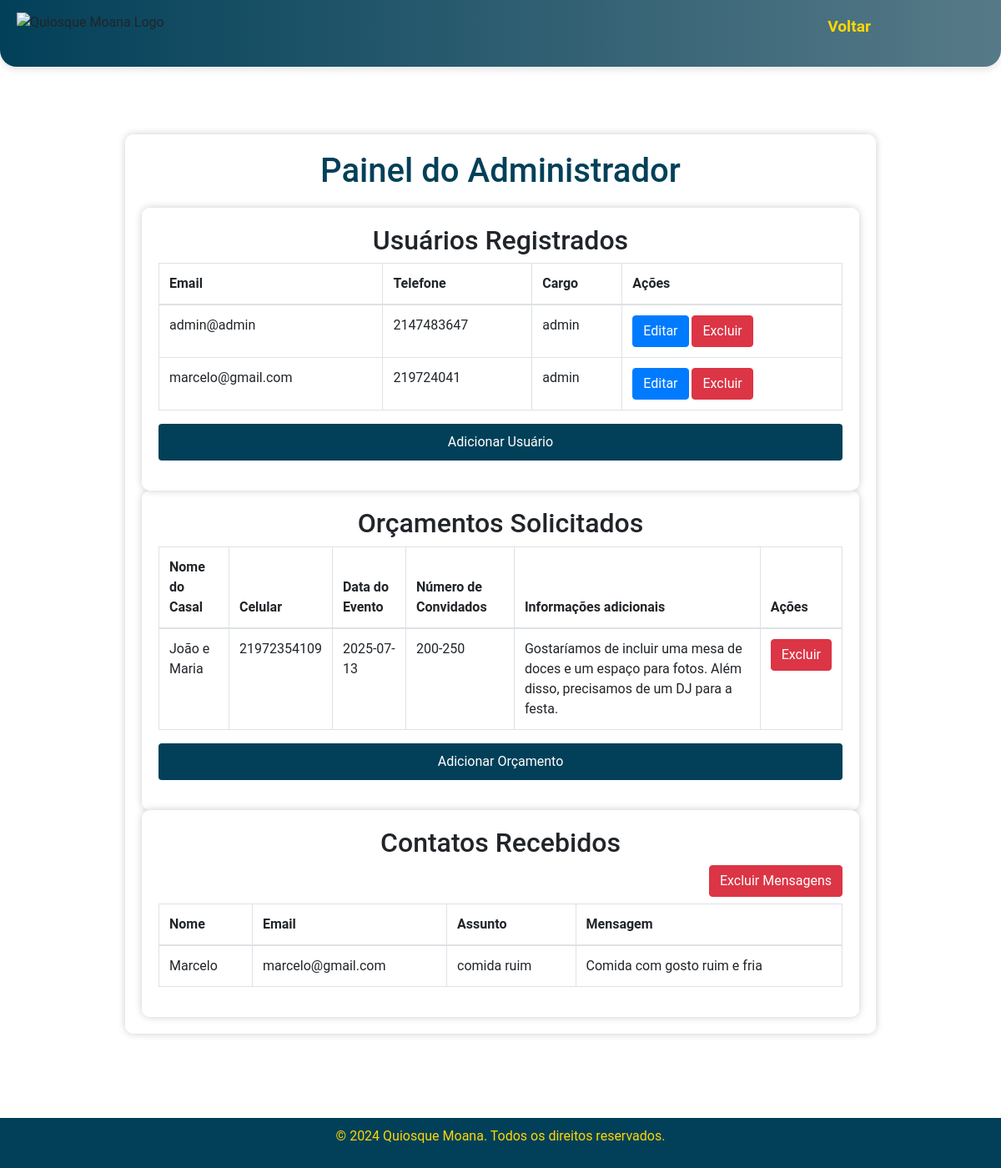
Page /admin.php (signed in) on the committed database.
### tables this page shows
CREATE TABLE `tbevento` (
  `nome_do_casal` varchar(255) NOT NULL,
  `celular` varchar(20) NOT NULL,
  `data_do_evento` date NOT NULL,
  `numero_de_convidados` enum('0-100','100-150','150-200','200-250') NOT NULL,
  `mais_informacoes` text DEFAULT NULL
);

CREATE TABLE `tbcontato` (
  `nome` varchar(255) NOT NULL,
  `email` varchar(255) NOT NULL,
  `assunto` varchar(255) DEFAULT NULL,
  `mensagem` text NOT NULL
);

### admin.php (the view, shortened to what this page needs)
<?php
include('conexao.php');
$query_users = "SELECT * FROM tblogin";
$result_users = mysqli_query($conn, $query_users);
$query_orcamentos = "SELECT * FROM tbevento";
$result_orcamentos = mysqli_query($conn, $query_orcamentos);
$query_contatos = "SELECT * FROM tbcontato";
$result_contatos = mysqli_query($conn, $query_contatos);
?>
<!DOCTYPE html>
<html lang="pt-BR">
<head>
    <link rel="stylesheet" href="./css/bootstrap.min.css">
    <link rel="stylesheet" href="./css/indexcss.css">
    <link rel="stylesheet" href="./css/admin.css">
</head>
<body>
    <nav id="navbar">
        <img src="./img/logoimg-no-undertext.png" alt="Quiosque Moana Logo">
        <ul id="menu">
            <li><button id="voltarBtn" onclick="fecharPag()">Voltar</button></li>
        </ul>
    </nav>
    <div class="wrapper d-flex flex-column col-12">
        <div class="container"><h1>Painel do Administrador</h1>
            <div class="container col-12">
                <h2 class="d-flex justify-content-center">Usuários Registrados</h2>
                <table class=" table table-bordered table-responsive">
                    <thead>
                        <tr>
                            <th>Email</th>
                            <th>Telefone</th>
                            <th>Cargo</th>
                            <th>Ações</th>
                        </tr>
                    </thead>
                    <tbody>
                        <?php while ($row = mysqli_fetch_assoc($result_users)): ?>
                            <tr>
                                <td><?php echo htmlspecialchars($row['email']); ?></td>
                                <td><?php echo htmlspecialchars($row['tel']); ?></td>
                                <td><?php echo htmlspecialchars($row['cargo']); ?></td>
                                <td>
                                    <a href="editar.php?email=<?php echo urlencode($row['email']); ?>" class="btn btn-primary">Editar</a>
                                    <a href="excluirlogin.php?email=<?php echo urlencode($row['email']); ?>" class="btn btn-danger">Excluir</a>
                                </td>
                            </tr>
                        <?php endwhile; ?>
                    </tbody>
                </table>
                <a href="adicionar.php" class="btn btn-success mb-3">Adicionar Usuário</a>
            </div>
            <div class="container">
                <h2 class="d-flex justify-content-center">Orçamentos Solicitados</h2>
                <table class="table table-bordered table-responsive">
                    <thead>
                        <tr>
                            <th>Nome do Casal</th>
                            <th>Celular</th>
                            <th>Data do Evento</th>
                            <th>Número de Convidados</th>
                            <th>Informações adicionais</th>
                            <th>Ações</th>
                        </tr>
                    </thead>
                    <tbody>
                        <?php while ($row = mysqli_fetch_assoc($result_orcamentos)): ?>
                            <tr>
                                <td><?php echo htmlspecialchars($row['nome_do_casal']); ?></td>
                                <td><?php echo htmlspecialchars($row['celular']); ?></td>
                                <td><?php echo htmlspecialchars($row['data_do_evento']); ?></td>
                                <td><?php echo htmlspecialchars($row['numero_de_convidados']); ?></td>
                                <td><?php echo htmlspecialchars($row['mais_informacoes']); ?></td>
                                <td><a href="excluirservicos.php?celular=<?php echo urlencode($row['celular']); ?>" class="btn btn-danger">Excluir</a>
                                </td>
                            </tr>
                        <?php endwhile; ?>
                    </tbody>
                </table>
                <a href="adicionar_orcamento.php" class="btn btn-success mb-3">Adicionar Orçamento</a>
            </div>
            <div class="container">
                <h2 class="d-flex justify-content-center">Contatos Recebidos</h2>
                <div class="d-flex justify-content-end">
                    <a href="./excluir_mensagens.php" class="btn btn-danger mb-2" id="excluirMensagensBtn">Excluir Mensagens</a>
                </div>
                <table class="table table-bordered table-responsive">
                    <thead>
                        <tr>
                            <th>Nome</th>
                            <th>Email</th>
                            <th>Assunto</th>
                            <th>Mensagem</th>
                        </tr>
                    </thead>
                    <tbody>
                        <?php while ($row = mysqli_fetch_assoc($result_contatos)): ?>
                            <tr>
                                <td><?php echo htmlspecialchars($row['nome']); ?></td>
                                <td><?php echo htmlspecialchars($row['email']); ?></td>
                                <td><?php echo htmlspecialchars($row['assunto']); ?></td>
                                <td><?php echo htmlspecialchars($row['mensagem']); ?></td>
                            </tr>
                        <?php endwhile; ?>
                    </tbody>
                </table>
            </div>
        </div>
    </div>
    <footer>
        <p>&copy; 2024 Quiosque Moana. Todos os direitos reservados.</p>
    </footer>
</body>
</html>

### css/indexcss.css (style rules this page uses)
* { padding: 0; margin: 0; font-family: "Roboto", sans-serif; list-style: none; text-decoration: none; user-select: none; }
html, body { min-height: 100%; height: 100%; background-color: #0c5970fb; }
#navbar { width: 100%; height: 80px; opacity: 1; position: fixed; z-index: 20; background-image: linear-gradient(to right, #02405983, #b5babb79); border-radius: 0px 0px 20px 20px; box-shadow: 0 4px 10px rgba(0, 0, 0, 0.1); }
#menu { display: flex; list-style: none; margin-right: 10%; float: right; gap: 30px; align-items: center; height: 100%; }
#menu li { display: inline; }
#menu button { cursor: pointer; background: none; border: none; border-radius: 15px; padding: 10px 20px; font-size: 1.2em; transition: background 0.3s, color 0.3s; }
nav button { color: gold; }

### css/admin.css (style rules this page uses)
* { margin: 0; padding: 0; box-sizing: border-box; }
html, body { min-height: 1400px; height: 100%; margin: 0; display: flex; flex-direction: column; font-family: "Arial", sans-serif; background: url("./img/moana-background.jpg") no-repeat center center fixed; background-size: cover; }
#navbar { background-color: #024059; padding: 10px 20px; display: flex; justify-content: space-between; align-items: center; position: fixed; top: 0; left: 0; width: 100%; z-index: 999; }
#navbar img { height: 50px; width: auto; }
#menu { list-style: none; display: flex; }
#menu li { margin-left: 20px; }
#voltarBtn { color: gold; border: 2px solid gold; padding: 10px 20px; border-radius: 5px; font-weight: bold; cursor: pointer; transition: all 0.3s ease; }
.wrapper { display: flex; justify-content: center; align-items: flex-start; padding: 40px 20px; flex: 1; margin-top: 200px; margin-bottom: 200px; }
.container { max-width: 900px; width: 100%; background-color: rgba(255, 255, 255, 0.95); padding: 20px; border-radius: 10px; box-shadow: 0 0 10px rgba(0, 0, 0, 0.2); }
h1 { color: #024059; text-align: center; margin-bottom: 20px; }
.btn-success { background-color: #024059; border: none; width: 100%; padding: 10px; }
footer { position: fixed; bottom: 0; width: 100%; text-align: center; padding: 10px; background-color: #024059; color: gold; }

### rows in the picture
tbevento: nome_do_casal "João e Maria", celular "21972354109", data_do_evento "2025-07-13", numero_de_convidados "200-250", mais_informacoes "Gostaríamos de incluir uma mesa de doces e um espaço para fotos. Além disso, precisamos de um DJ para a festa."
tbcontato: nome "Marcelo", email "marcelo@gmail.com", assunto "comida ruim", mensagem "Comida com gosto ruim e fria"

### other values in the picture
$row['email'] "admin@admin"
$row['tel'] "2147483647"
$row['cargo'] "admin"
$row['email'] "marcelo@gmail.com"
$row['tel'] "219724041"
